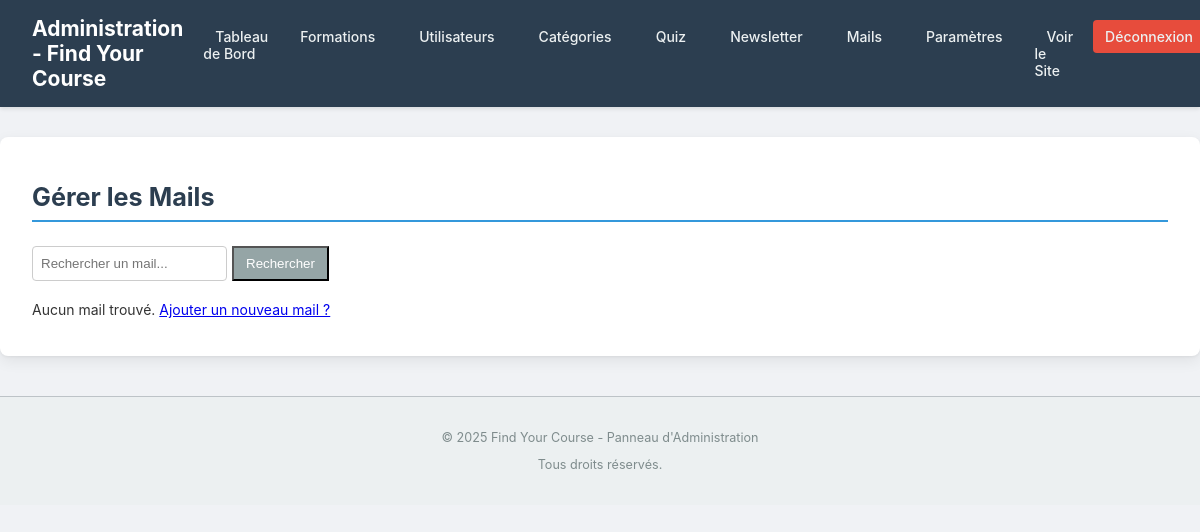
The page /admin/manage_mails.php (signed in) on the database as committed earlier.
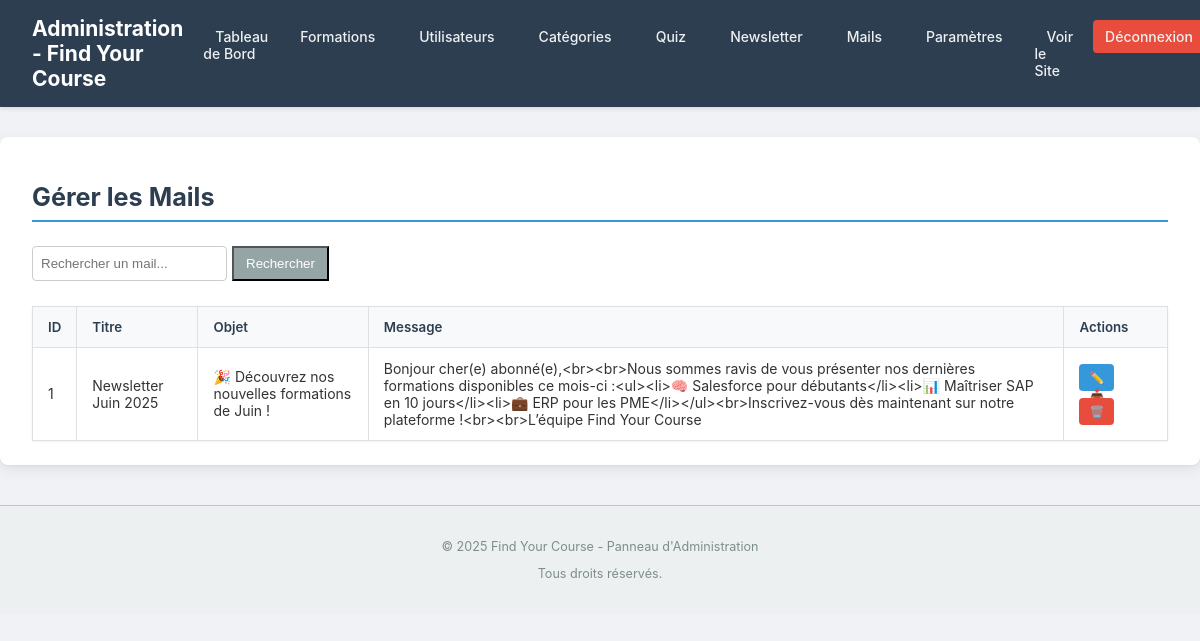
The same page on the database as committed later.
### tables this page shows
CREATE TABLE `mail_gestion` (
    id INT AUTO_INCREMENT PRIMARY KEY,
    titre VARCHAR(255),
    objet VARCHAR(255),
    message TEXT
);

### includes/functions.php (called while the page is built, shortened)
<?php
function getBaseUrl(): string {
    $protocol = (!empty($_SERVER['HTTPS']) && $_SERVER['HTTPS'] !== 'off' || (isset($_SERVER['SERVER_PORT']) && $_SERVER['SERVER_PORT'] == 443)) ? "https://" : "http://";
    $host = $_SERVER['HTTP_HOST'] ?? 'localhost';
    $subfolder = '';
    return $protocol . $host . $subfolder;
}

### admin/manage_mails.php (the view, shortened to what this page needs)
<?php
$admin_page_title = "Gérer les Mails";
require_once '../includes/admin_header.php';
$search_term = isset($_GET['search']) ? sanitizeInput($_GET['search']) : '';
$query = "SELECT id, titre, objet, message FROM mail_gestion";
if (!empty($search_term)) {
    $query .= " WHERE titre LIKE ? OR objet LIKE ?";
    $search_param = "%" . $search_term . "%";
    $stmt = $conn->prepare($query);
    $stmt->bind_param("ss", $search_param, $search_param);
} else {
    $query .= " ORDER BY id DESC";
    $stmt = $conn->prepare($query);
}
$stmt->execute();
$mails_result = $stmt->get_result();
?>
<h2><?php echo htmlspecialchars($admin_page_title); ?></h2>
<div style="margin-bottom: 20px; display: flex; justify-content: space-between; align-items: center;">
    <form action="manage_mails.php" method="GET" style="display: inline-flex; gap: 5px;">
        <input type="text" name="search" placeholder="Rechercher un mail..."
            value="<?php echo htmlspecialchars($search_term); ?>"
            style="padding: 8px; border-radius:4px; border:1px solid #ccc;">
        <button type="submit" class="admin-button-secondary" style="padding: 8px 12px;">Rechercher</button>
    </form>
</div>
<?php if ($mails_result && $mails_result->num_rows > 0): ?>
    <table class="admin-table">
        <thead>
            <tr>
                <th>ID</th>
                <th>Titre</th>
                <th>Objet</th>
                <th>Message</th>
                <th>Actions</th>
            </tr>
        </thead>
        <tbody>
            <?php while ($mail = $mails_result->fetch_assoc()): ?>
                <tr>
                    <td><?php echo $mail['id']; ?></td>
                    <td><?php echo htmlspecialchars($mail['titre']); ?></td>
                    <td><?php echo htmlspecialchars($mail['objet']); ?></td>
                    <td><?php echo nl2br(htmlspecialchars($mail['message'])); ?></td>
                    <td class="actions">
                        <a href="edit_mail.php?id=<?php echo $mail['id']; ?>" class="edit-btn" title="Modifier">✏️</a>
                        <a href="send_newsletter.php?id=<?php echo $mail['id']; ?>" class="send-btn" title="Envoyer">📤</a>
                        <a href="delete_mail.php?id=<?php echo $mail['id']; ?>" class="delete-btn confirm-delete"
                            title="Supprimer">🗑️</a>
                    </td>
                </tr>
            <?php endwhile; ?>
        </tbody>
    </table>
<?php else: ?>
    <p>Aucun mail trouvé. <a href="add_mail.php">Ajouter un nouveau mail ?</a></p>
<?php endif; ?>
<?php
require_once '../includes/admin_footer.php';
?>

### includes/admin_header.php (shortened to what this page needs)
<?php
require_once __DIR__ . '/functions.php';
$baseUrl = getBaseUrl();
?>
<!DOCTYPE html>
<html lang="fr">
<head>
    <link rel="stylesheet" href="<?php echo $baseUrl; ?>/assets/css/admin_style.css?v=<?php echo time(); ?>">
</head>
<body class="admin-body">
    <header class="admin-header">
        <h1>Administration - Find Your Course</h1>
        <nav aria-label="Navigation de l'administration">
            <ul>
                <li><a href="<?php echo $baseUrl; ?>/admin/">Tableau de Bord</a></li>
                <li><a href="<?php echo $baseUrl; ?>/admin/manage_courses.php">Formations</a></li>
                <li><a href="<?php echo $baseUrl; ?>/admin/manage_users.php">Utilisateurs</a></li>
                <li><a href="<?php echo $baseUrl; ?>/admin/manage_categories.php">Catégories</a></li>
                <li><a href="<?php echo $baseUrl; ?>/admin/manage_quizzes.php">Quiz</a></li>
                <li><a href="<?php echo $baseUrl; ?>/admin/manage_newsletter.php">Newsletter</a></li>
                <li><a href="<?php echo $baseUrl; ?>/admin/manage_mails.php">Mails</a></li>
                <li><a href="<?php echo $baseUrl; ?>/admin/manage_settings.php">Paramètres</a></li>
                <li><a href="<?php echo $baseUrl; ?>/" target="_blank">Voir le Site</a></li>
                <li><a href="<?php echo $baseUrl; ?>/admin/logout.php">Déconnexion</a></li>
            </ul>
        </nav>
    </header>
    <main class="admin-main">

### includes/admin_footer.php (shortened to what this page needs)
    </main> <footer class="admin-footer">
        <p>&copy; <?php echo date("Y"); ?> Find Your Course - Panneau d'Administration</p>
        <p>Tous droits réservés.</p>
    </footer>
</body>
</html>

### assets/css/admin_style.css (style rules this page uses)
body.admin-body { font-family: -apple-system, BlinkMacSystemFont, "Segoe UI", Roboto, Helvetica, Arial, sans-serif; margin: 0; padding: 0; background-color: #f0f2f5; color: #333; font-size: 14px; }
header.admin-header { background-color: #2c3e50; color: #ecf0f1; padding: 1rem 2rem; display: flex; justify-content: space-between; align-items: center; box-shadow: 0 2px 4px rgba(0,0,0,0.1); }
header.admin-header h1 { margin: 0; font-size: 1.5em; color: #fff; }
header.admin-header nav ul { list-style-type: none; padding: 0; margin: 0; display: flex; }
header.admin-header nav ul li { margin-left: 20px; }
header.admin-header nav ul li a { color: #ecf0f1; text-decoration: none; font-weight: 500; padding: 8px 12px; border-radius: 4px; transition: background-color 0.2s ease, color 0.2s ease; }
header.admin-header nav ul li a[href*="logout"] { background-color: #e74c3c; }
main.admin-main { padding: 1.5rem 2rem; max-width: 1200px; margin: 30px auto; background-color: #fff; border-radius: 8px; box-shadow: 0 1px 3px rgba(0,0,0,0.05), 0 5px 15px rgba(0,0,0,0.07); }
main.admin-main h2 { font-size: 1.8em; color: #2c3e50; margin-bottom: 1.5rem; padding-bottom: 0.5rem; border-bottom: 2px solid #3498db; }
.admin-table { width: 100%; border-collapse: collapse; margin-top: 25px; box-shadow: 0 1px 3px rgba(0,0,0,0.05); }
.admin-table th, .admin-table td { border: 1px solid #e0e0e0; padding: 12px 15px; text-align: left; vertical-align: middle; }
.admin-table th { background-color: #f7f9fa; font-weight: 600; color: #2c3e50; font-size: 0.95em; }
.admin-table .actions a { margin-right: 8px; padding: 6px 10px; border-radius: 4px; font-size: 0.85em; text-decoration: none; color: #fff; transition: background-color 0.2s ease; }
.admin-table .actions a.edit-btn { background-color: #3498db; }
.admin-table .actions a.delete-btn { background-color: #e74c3c; }
.admin-button-secondary { background-color: #95a5a6; color: white; }
footer.admin-footer { text-align: center; padding: 20px; background-color: #ecf0f1; color: #7f8c8d; margin-top: 40px; border-top: 1px solid #bdc3c7; font-size: 0.9em; }

Rows that differ between the two databases and show on the page:
added mail_gestion: id "1", titre "Newsletter Juin 2025", objet "🎉 Découvrez nos nouvelles formations de Juin !", message "Bonjour cher(e) abonné(e),<br><br>Nous sommes ravis de vous présenter nos dernières formations disponibles ce mois-ci :<ul><li>🧠 Salesforce pour débutants</li><li>📊 Maîtriser SAP en 10 jours</li><li>💼 ERP pour les PME</li></ul><br>Inscrivez-vous dès maintenant sur notre plateforme !<br><br>L’équipe Find Your Course"
Other text that changed with them:
text no longer shown: "Aucun mail trouvé. Ajouter un nouveau mail ?"
text now shown: "ID Titre Objet Message Actions"
